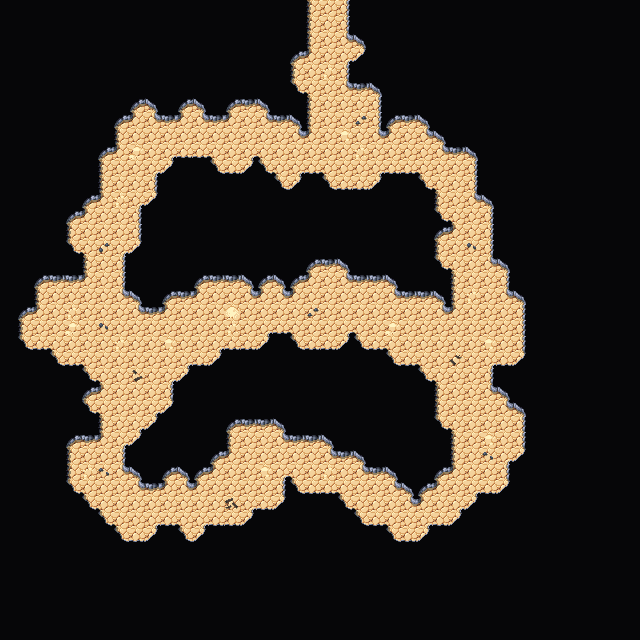

Rendered tile map (Tiled .tmx) drawn with the repository's tilesets; below, a short description and the map source with its tile grids summarised:
An orthogonal 40x40 tile map with 16x16 px tiles, 4 tile layers (Collision, Background, Walls, Clutter), 2 tilesets and 1 object.

<map version="1.5" tiledversion="1.7.2" orientation="orthogonal" renderorder="right-down" width="40" height="40" tilewidth="16" tileheight="16" infinite="0" nextlayerid="7" nextobjectid="62">
 <editorsettings>
  <export target="wastetown..tmx" format="tmx" />
 </editorsettings>
 <tileset firstgid="1" source="../../../tileset/main.tsx" />
 <tileset firstgid="3477" source="../../../tileset/buildings.tsx" />
 <layer id="6" name="Collision" width="40" height="40">
  <data>[1600 cells, 0 non-empty, 0 distinct tile ids]</data>
 </layer>
 <layer id="1" name="Background" width="40" height="40">
  <data>[1600 cells, 1600 non-empty, 1 distinct tile ids]</data>
 </layer>
 <layer id="2" name="Walls" width="40" height="40">
  <data>[1600 cells, 1381 non-empty, 17 distinct tile ids]</data>
 </layer>
 <layer id="3" name="Clutter" width="40" height="40">
  <properties>
   <property name="spriteLayer" type="bool" value="true" />
  </properties>
  <data>[1600 cells, 28 non-empty, 11 distinct tile ids]</data>
 </layer>
 <objectgroup id="4" name="Objects">
  <object id="61" template="../../../obj/door_down.tx" x="322" y="17">
   <properties>
    <property name="teleport" value="../common/maps/map/cave/cave_multilevel_4/cave_23I4.tmx" />
    <property name="teleportObjectId" value="62" />
   </properties>
  </object>
 </objectgroup>
</map>
